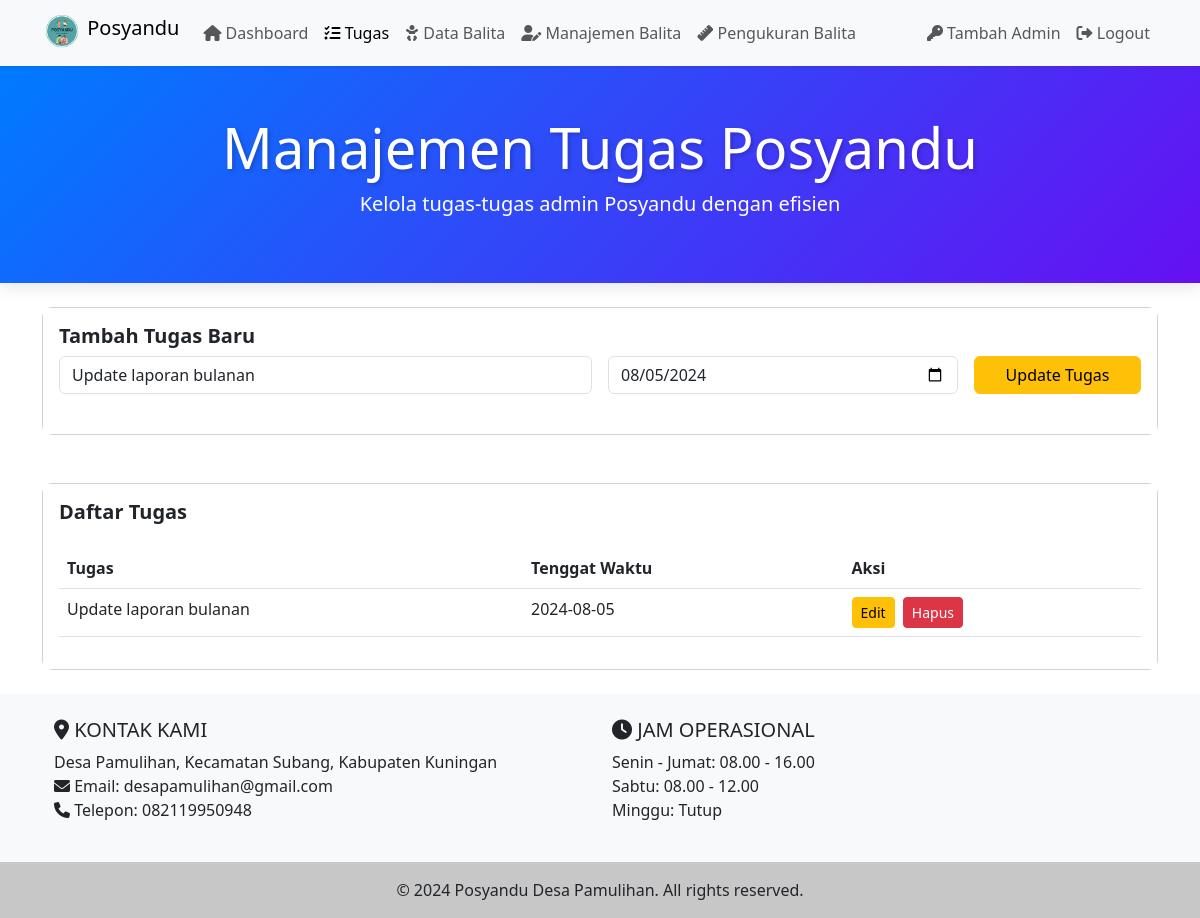
The page /views/tasks.php?edit=3 (signed in) on the database its author committed.
### tables this page shows
CREATE TABLE tasks (
    id INTEGER PRIMARY KEY AUTOINCREMENT,
    task TEXT NOT NULL,
    due_date DATE NOT NULL
);

### views/tasks.php (the view, shortened to what this page needs)
<?php
require_once __DIR__ . '/../config/config.php';
function getTasks($db) {
    try {
        $stmt = $db->query("SELECT * FROM tasks ORDER BY due_date ASC");
        return $stmt->fetchAll(PDO::FETCH_ASSOC);
    } catch (PDOException $e) {
        error_log("Error fetching all tasks: " . $e->getMessage());
        return [];
    }
}
function getTask($db, $id) {
    $stmt = $db->prepare("SELECT * FROM tasks WHERE id = :id");
    $stmt->execute(['id' => $id]);
    return $stmt->fetch(PDO::FETCH_ASSOC);
}
$tasks = getTasks($db);
$editingTask = null;
if (isset($_GET['edit'])) {
    $editingTask = getTask($db, $_GET['edit']);
}
?>
<!DOCTYPE html>
<html lang="id">
<head>
    <link href="https://cdn.jsdelivr.net/npm/bootstrap@5.3.0/dist/css/bootstrap.min.css" rel="stylesheet">
    <link href="https://cdnjs.cloudflare.com/ajax/libs/font-awesome/6.0.0-beta3/css/all.min.css" rel="stylesheet">
</head>
<body>
    <?php require_once __DIR__ . '/../includes/header_dashboard.php'; ?>
        <div class="jumbotron text-white text-center py-5 mb-4">
            <h1 class="display-4">Manajemen Tugas Posyandu</h1>
            <p class="lead">Kelola tugas-tugas admin Posyandu dengan efisien</p>
        </div>
        <div class="container mt-4">
        <div class="section-card mb-5">
            <div class="card">
                <div class="card-body">
                    <h5 class="card-title">Tambah Tugas Baru</h5>
                    <form method="POST" class="mb-4">
                        <div class="row g-3">
                            <div class="col-md-6">
                                <input type="text" name="task" class="form-control" placeholder="Tugas baru" value="<?= $editingTask ? htmlspecialchars($editingTask['task']) : '' ?>" required>
                            </div>
                            <div class="col-md-4">
                                <input type="date" name="due_date" class="form-control" value="<?= $editingTask ? $editingTask['due_date'] : '' ?>" required>
                            </div>
                            <div class="col-md-2">
                                <?php if ($editingTask): ?>
                                    <button type="submit" name="edit_task" class="btn btn-warning w-100">Update Tugas</button>
                                <?php else: ?>
                                    <button type="submit" name="add_task" class="btn btn-primary w-100">Tambah Tugas</button>
                                <?php endif; ?>
                            </div>
                        </div>
                    </form>
                </div>
            </div>
        </div>
        <div class="section-card">
            <div class="card">
                <div class="card-body">
                    <h5 class="card-title mb-4">Daftar Tugas</h5>
                    <table class="table table-hover">
                        <thead>
                            <tr>
                                <th>Tugas</th>
                                <th>Tenggat Waktu</th>
                                <th>Aksi</th>
                            </tr>
                        </thead>
                        <tbody>
                            <?php foreach ($tasks as $task): ?>
                            <tr>
                                <td><?= htmlspecialchars($task['task']) ?></td>
                                <td><?= htmlspecialchars($task['due_date']) ?></td>
                                <td>
                                    <a href="?edit=<?= $task['id'] ?>" class="btn btn-sm btn-warning me-1">Edit</a>
                                    <form method="POST" style="display: inline;">
                                        <button type="submit" name="delete_task" class="btn btn-sm btn-danger" onclick="return confirm('Apakah Anda yakin ingin menghapus tugas ini?')">Hapus</button>
                                    </form>
                                </td>
                            </tr>
                            <?php endforeach; ?>
                        </tbody>
                    </table>
                </div>
            </div>
        </div>
    </div>
    <?php require_once __DIR__ . '/../includes/footer.php'; ?>
</body>
</html>

### views/tasks.php (style rules this page uses)
body { background-color: #f8f9fa; }
.jumbotron { background: linear-gradient(135deg, #007bff, #6610f2); box-shadow: 0 4px 15px rgba(0, 0, 0, 0.1); padding: 3rem 1rem; margin-bottom: 2rem; border-radius: 0; }
.display-4 { font-weight: 700; text-shadow: 2px 2px 4px rgba(0, 0, 0, 0.2); animation: fadeInDown 1s ease-out; }
.lead { animation: fadeInUp 1s ease-out 0.5s; animation-fill-mode: both; }
.section-card { transition: all 0.3s ease; border: none; border-radius: 10px; overflow: hidden; }
.card-title { color: #007bff; font-weight: 600; }

### includes/header_dashboard.php (style rules this page uses)
body { min-height: 100vh; display: flex; flex-direction: column; }

### rows shown on the page
tasks: task "Update laporan bulanan", due_date "08/05/2024", due_date "2024-08-05"
